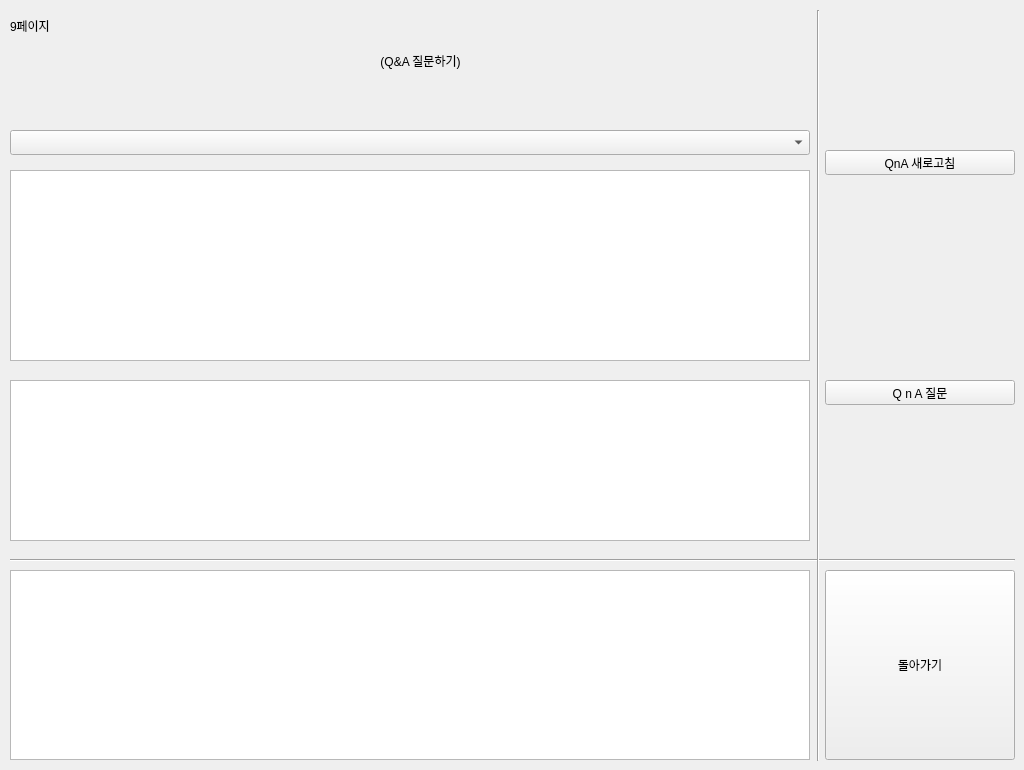
    <widget class="QWidget" name="page_11">
     <widget class="QLabel" name="label_37">
      <property name="geometry">
       <rect>
        <x>10</x>
        <y>10</y>
        <width>81</width>
        <height>31</height>
       </rect>
      </property>
      <property name="text">
       <string>9페이지</string>
      </property>
     </widget>
     <widget class="QLabel" name="label_38">
      <property name="geometry">
       <rect>
        <x>40</x>
        <y>20</y>
        <width>761</width>
        <height>81</height>
       </rect>
      </property>
      <property name="text">
       <string>(Q&amp;A 질문하기)</string>
      </property>
      <property name="alignment">
       <set>Qt::AlignCenter</set>
      </property>
     </widget>
     <widget class="QPushButton" name="btn_s_qna_add">
      <property name="geometry">
       <rect>
        <x>825</x>
        <y>380</y>
        <width>190</width>
        <height>25</height>
       </rect>
      </property>
      <property name="text">
       <string>Q n A 질문</string>
      </property>
     </widget>
     <widget class="QPushButton" name="btn_s_qna_back">
      <property name="geometry">
       <rect>
        <x>825</x>
        <y>570</y>
        <width>190</width>
        <height>190</height>
       </rect>
      </property>
      <property name="text">
       <string>돌아가기</string>
      </property>
     </widget>
     <widget class="QPushButton" name="btn_s_qna_check">
      <property name="geometry">
       <rect>
        <x>825</x>
        <y>150</y>
        <width>190</width>
        <height>25</height>
       </rect>
      </property>
      <property name="text">
       <string>QnA 새로고침</string>
      </property>
     </widget>
     <widget class="QComboBox" name="combo_s_qna">
      <property name="geometry">
       <rect>
        <x>10</x>
        <y>130</y>
        <width>800</width>
        <height>25</height>
       </rect>
      </property>
     </widget>
     <widget class="QTextBrowser" name="text_s_qna_check">
      <property name="geometry">
       <rect>
        <x>10</x>
        <y>170</y>
        <width>800</width>
        <height>191</height>
       </rect>
      </property>
     </widget>
     <widget class="QTextEdit" name="text_s_qna_add">
      <property name="geometry">
       <rect>
        <x>10</x>
        <y>380</y>
        <width>800</width>
        <height>161</height>
       </rect>
      </property>
     </widget>
     <widget class="QTextBrowser" name="textBrowser_7">
      <property name="geometry">
       <rect>
        <x>10</x>
        <y>570</y>
        <width>800</width>
        <height>190</height>
       </rect>
      </property>
      <property name="html">
       <string>&lt;!DOCTYPE HTML PUBLIC &quot;-//W3C//DTD HTML 4.0//EN&quot; &quot;http://www.w3.org/TR/REC-html40/strict.dtd&quot;&gt;
&lt;html&gt;&lt;head&gt;&lt;meta name=&quot;qrichtext&quot; content=&quot;1&quot; /&gt;&lt;style type=&quot;text/css&quot;&gt;
p, li { white-space: pre-wrap; }
&lt;/style&gt;&lt;/head&gt;&lt;body style=&quot; font-family:'Gulim'; font-size:9pt; font-weight:400; font-style:normal;&quot;&gt;
&lt;p style=&quot;-qt-paragraph-type:empty; margin-top:0px; margin-bottom:0px; margin-left:0px; margin-right:0px; -qt-block-indent:0; text-indent:0px; font-family:'Ubuntu'; font-size:11pt;&quot;&gt;&lt;br /&gt;&lt;/p&gt;&lt;/body&gt;&lt;/html&gt;</string>
      </property>
     </widget>
     <widget class="Line" name="line_19">
      <property name="geometry">
       <rect>
        <x>10</x>
        <y>550</y>
        <width>1005</width>
        <height>20</height>
       </rect>
      </property>
      <property name="orientation">
       <enum>Qt::Horizontal</enum>
      </property>
     </widget>
     <widget class="Line" name="line_20">
      <property name="geometry">
       <rect>
        <x>808</x>
        <y>10</y>
        <width>20</width>
        <height>751</height>
       </rect>
      </property>
      <property name="orientation">
       <enum>Qt::Vertical</enum>
      </property>
     </widget>
    </widget>
